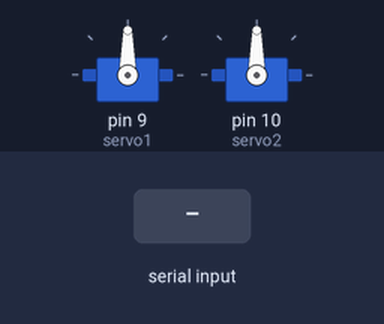
A sketch run on a simulated Arduino Uno, built with avr-gcc and run on an emulated ATmega328P. Parts: 2 × servo. The test bench sets the inputs (shaded band).

Above: at 1.2 s.
1.3 s: "90,45\n" received over Serial
At 1.7 s:
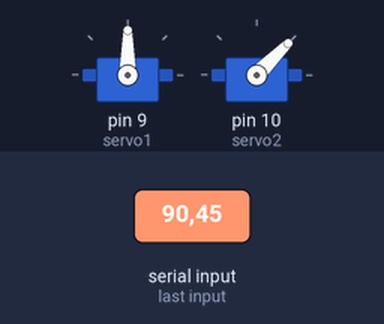
2.8 s: byte 10 ('\n') received over Serial
At 3.8 s:
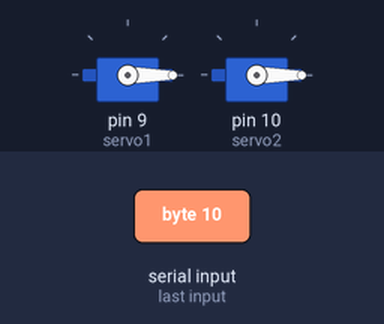
4.3 s: "30,150\n" received over Serial
At 5.2 s:
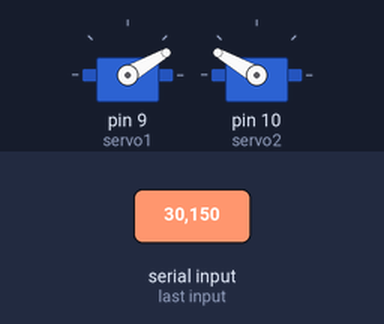
5.8 s: "90\n" received over Serial
At 6.2 s:
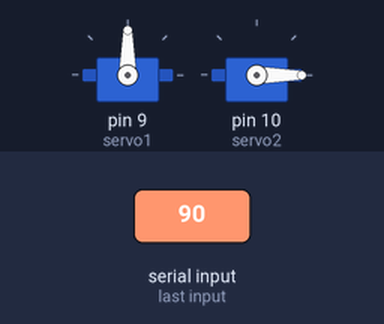
7.3 s: "200\n" received over Serial
At 8.6 s:
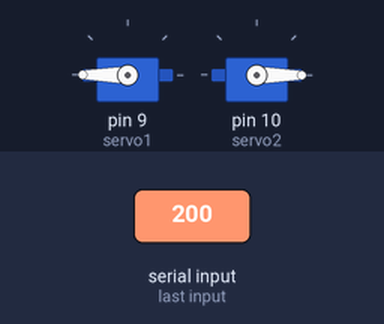
Timing chart, 0 to 9.8 s (numbered marks = the images above; inputs shaded):
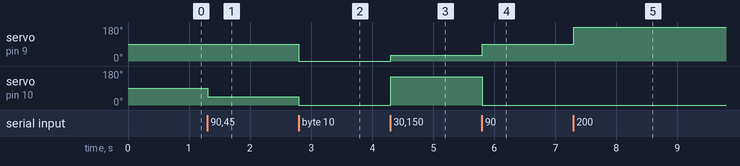

The sketch:

joystick.ino
```cpp
#include <Servo.h>

Servo servo1;
Servo servo2;
String inputString = "";  // String to store received data

void setup() {
  Serial.begin(9600);
  servo1.attach(9);
  servo2.attach(10);
}

void loop() {
  while (Serial.available() > 0) {
    char c = Serial.read();

    if (c == '\n') { // Newline character found, process angles
      int angleServo1, angleServo2;
      sscanf(inputString.c_str(), "%d,%d", &angleServo1, &angleServo2);
      inputString = ""; // Reset the string for the next command

      // Limit angles to servo limits (0 to 180 degrees)
      angleServo1 = constrain(angleServo1, 0, 180);
      angleServo2 = constrain(angleServo2, 0, 180);

      // Move the servos to the positions received via serial port
      servo1.write(angleServo1);
      servo2.write(angleServo2);
    } else {
      inputString += c; // Add the character to the string
    }
  }
}
```

Measured:
- after the input at 1.3 s, servo on pin 10 (servo2): 90° → 45° at once
- after the input at 2.8 s, servo on pin 9 (servo1): 90° → 0° at once; servo on pin 10 (servo2): 45° → 0° at once
- after the input at 4.3 s, servo on pin 9 (servo1): 0° → 30° at once; servo on pin 10 (servo2): 0° → 150° at once
- after the input at 5.8 s, servo on pin 9 (servo1): 30° → 90° at once; servo on pin 10 (servo2): 150° → 0° at once
- after the input at 7.3 s, servo on pin 9 (servo1): 90° → 180° at once
